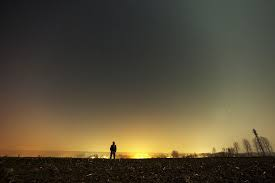
#> input picture Assignment22/7/images.jpg, 275 x 183 px, found by its file name
$ python noise.py
#> lines starting #> are read from the running program, lines starting #| are printed output that depends on the picture; after the words box and inside, x2 and y2 are one past the last pixel; in counts of white or black regions, pixels touching at a corner belong together
import cv2
import random

img = cv2.imread("7/images.jpg", 0)
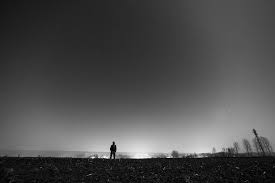
#> img: shape (183, 275); min 0, max 255, mean 77
x, y = img.shape
#> x = 183; y = 275

for i in range(random.randint(300, 500)):
    color = random.randint(50, 150)
    noiseX = random.randint(0, x-1)
    noiseY = random.randint(0, y-1)
    img[noiseX, noiseY] = color
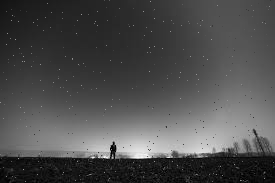
#> img: shape (183, 275); 0.78% of pixels changed, all inside (x1, y1, x2, y2) = (0, 0, 274, 182)

cv2.imwrite("7/noiseImage.jpg", img)
cv2.imshow('output', img)
cv2.waitKey()
